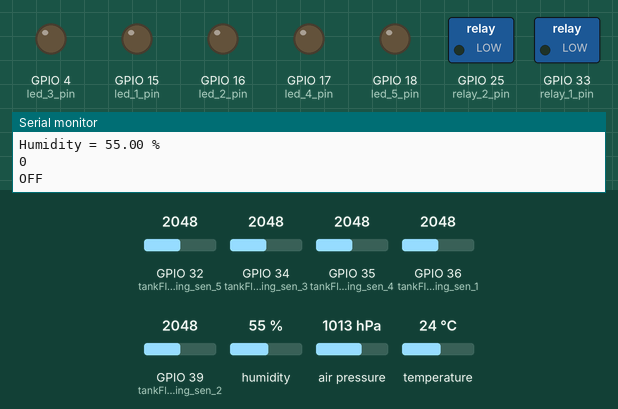
A sketch run on a simulated ESP32. On the bench: switched loads named in the sketch (green lamp = pin HIGH), output pins drawn as LEDs (lit = HIGH), the last lines printed to the serial monitor. Dashed ring = blinking. Inputs (shaded band) come from the test bench; at power-on: GPIO 39 (tankFloating_sen_2) = 2048, GPIO 36 (tankFloating_sen_1) = 2048, GPIO 34 (tankFloating_sen_3) = 2048, GPIO 32 (tankFloating_sen_5) = 2048, GPIO 35 (tankFloating_sen_4) = 2048, humidity 55 %, air pressure 1013 hPa, temperature 24 °C.

Above: at 1.4 s.
1.5 s: GPIO 39 (tankFloating_sen_2) set to 2361
3.1 s: GPIO 39 (tankFloating_sen_2) set to 2428
At 3.51 s:
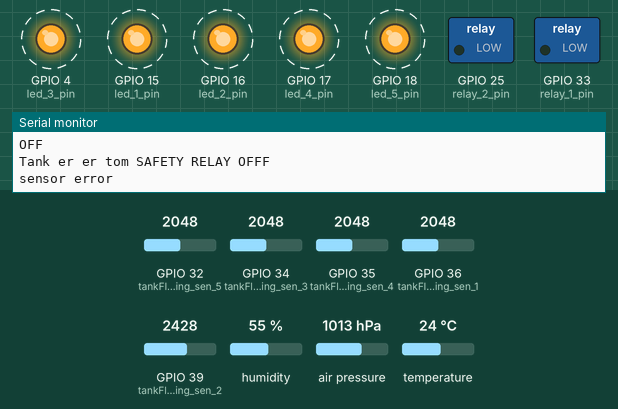
6.2 s: GPIO 36 (tankFloating_sen_1) set to 2349
9.3 s: GPIO 36 (tankFloating_sen_1) set to 2459
At 10.5 s:
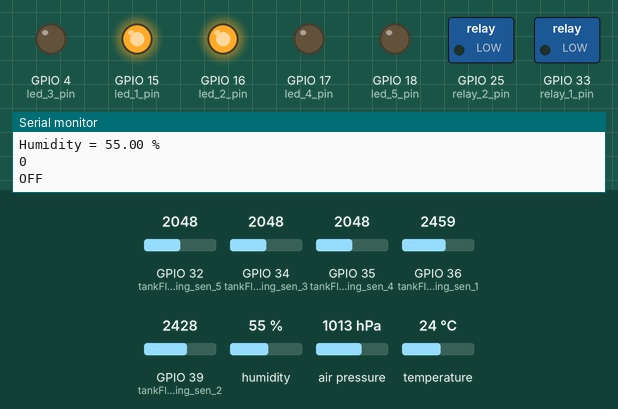
11.3 s: GPIO 34 (tankFloating_sen_3) set to 2866
At 12.1 s:
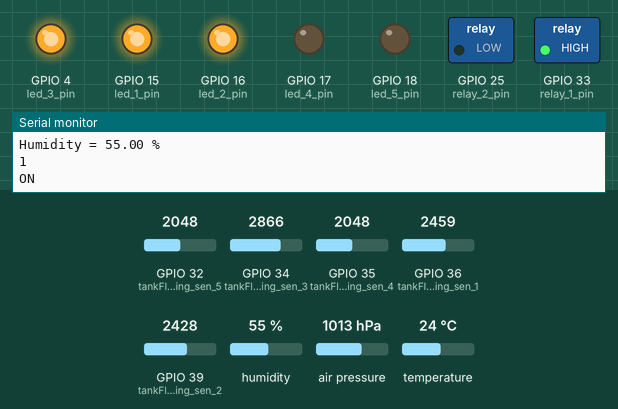
12.8 s: GPIO 32 (tankFloating_sen_5) set to 2330
14.3 s: GPIO 32 (tankFloating_sen_5) set to 2471
At 14.52 s:
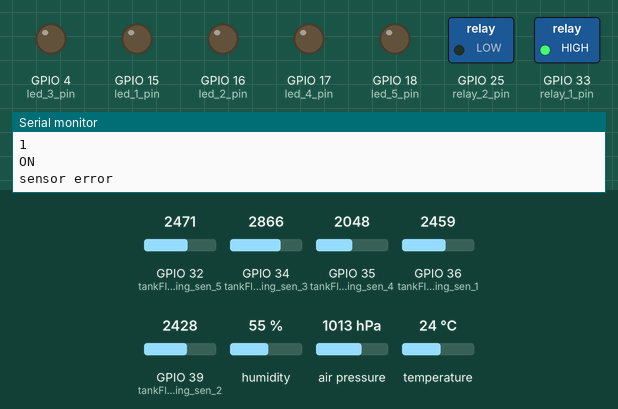
Timing chart, 0 to 18.4 s (numbered marks = the images above; inputs shaded):
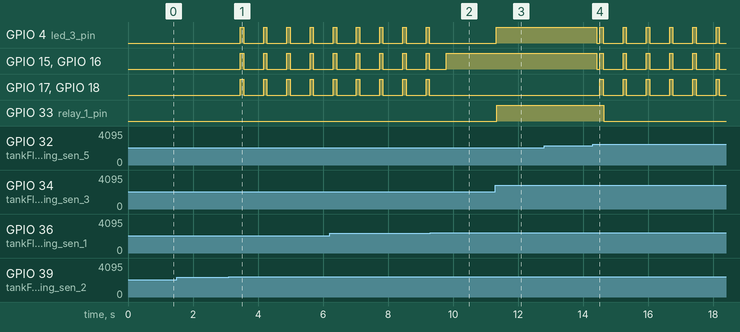

The sketch:

Esp_32_tank_level.ino
```cpp
    /////////////////////////////////////////////////////////////////
   //                  ESP32 Project:                             //
  //                                                             //
 //            Author:  Jonas                                   //
/////////////////////////////////////////////////////////////////


#include <Wire.h>
#include <Adafruit_Sensor.h>
#include <Adafruit_BME280.h>

Adafruit_BME280 bme; // I2C
// variables
#define SEALEVELPRESSURE_HPA (1013.25)


// Sensor
unsigned long delayTime;
float temperature = 0;
float humidity = 0;
float pressure = 0;
float PrintInSerial = 1;

const int relay_1_pin = 33;
const int relay_2_pin = 25;

bool relayState;
bool relaySAFETYState;

const int led_1_pin = 15;
const int led_2_pin = 16;
const int led_3_pin = 4;
const int led_4_pin = 17;
const int led_5_pin = 18;


const int tankFloating_sen_1 = 36;
const int tankFloating_sen_2 = 39;
const int tankFloating_sen_3 = 34;
const int tankFloating_sen_4 = 35;
const int tankFloating_sen_5 = 32;


int sensorOn = 2400 ; //700 old
int tankSensorValue1_1 = 0;
int tankSensorValue1_2 = 0;
int tankSensorValue1_3 = 0;
int tankSensorValue1_4 = 0;
int tankSensorValue1_5 = 0;

void printTankLevelSensorValue() {
  Serial.println("----Sensor Values---- ");
  Serial.println();
  Serial.print("sensor 1:");
  Serial.print(tankSensorValue1_1);
  Serial.println();
  Serial.print("sensor 2:");
  Serial.print(tankSensorValue1_2);
  Serial.println();
  Serial.print("sensor 3:");
  Serial.print(tankSensorValue1_3);
  Serial.println();
  Serial.print("sensor 4:");
  Serial.print(tankSensorValue1_4);
  Serial.println();
  Serial.print("sensor 5:");
  Serial.print(tankSensorValue1_5);
  Serial.println();
}


void tankLevelCheck () {
  // put your main code here, to run repeatedly:

  tankSensorValue1_1 = analogRead(tankFloating_sen_1);
  tankSensorValue1_2 = analogRead(tankFloating_sen_2);
  tankSensorValue1_3 = analogRead(tankFloating_sen_3);
  tankSensorValue1_4 = analogRead(tankFloating_sen_4);
  tankSensorValue1_5 = analogRead(tankFloating_sen_5);

  //tankSensorValue1_1 > sensorOn && tankSensorValue1_2 < sensorOn  && tankSensorValue1_3 < sensorOn && tankSensorValue1_4 < sensorOn && tankSensorValue1_5 < sensorOn

   if (tankSensorValue1_1 < sensorOn ) {
    relayState = false;
    relaySAFETYState  = false;
    Serial.println("Tank er er tom SAFETY RELAY OFFF");
   }

  if (tankSensorValue1_1 < sensorOn && tankSensorValue1_2 < sensorOn ) {
    relayState = false;
    relaySAFETYState  = false;
    digitalWrite(led_1_pin, LOW);
    digitalWrite(led_2_pin, LOW);
    digitalWrite(led_3_pin, LOW);
    digitalWrite(led_4_pin, LOW);
    digitalWrite(led_5_pin, LOW);
    Serial.println("Tank er er tom");

  } else if (tankSensorValue1_1 > sensorOn && tankSensorValue1_2 < sensorOn  && tankSensorValue1_3 < sensorOn && tankSensorValue1_4 < sensorOn && tankSensorValue1_5 < sensorOn) {
    relayState = false;
    relaySAFETYState  = true;
    digitalWrite(led_1_pin, HIGH);
    digitalWrite(led_2_pin, LOW);
    digitalWrite(led_3_pin, LOW);
    digitalWrite(led_4_pin, LOW);
    digitalWrite(led_5_pin, LOW);
    Serial.println("Tank level er 12.5%");

  } else if (tankSensorValue1_1 > sensorOn && tankSensorValue1_2 > sensorOn  && tankSensorValue1_3 < sensorOn && tankSensorValue1_4 < sensorOn && tankSensorValue1_5 < sensorOn) {
    relaySAFETYState  = true;
    digitalWrite(led_1_pin, HIGH);
    digitalWrite(led_2_pin, HIGH);
    digitalWrite(led_3_pin, LOW);
    digitalWrite(led_4_pin, LOW);
    digitalWrite(led_5_pin, LOW);
    Serial.println("Tank level er 25%");

  } else  if (tankSensorValue1_1 > sensorOn && tankSensorValue1_2 > sensorOn  && tankSensorValue1_3 > sensorOn && tankSensorValue1_4 < sensorOn && tankSensorValue1_5 < sensorOn) {
    relayState = true; // only for testing -----------------------------
    relaySAFETYState  = true;
    digitalWrite(led_1_pin, HIGH);
    digitalWrite(led_2_pin, HIGH);
    digitalWrite(led_3_pin, HIGH);
    digitalWrite(led_4_pin, LOW);
    digitalWrite(led_5_pin, LOW);
    Serial.println("Tank level er 50%");

  } else  if (tankSensorValue1_1 > sensorOn && tankSensorValue1_2 > sensorOn  && tankSensorValue1_3 > sensorOn && tankSensorValue1_4 > sensorOn && tankSensorValue1_5 < sensorOn) {
    relaySAFETYState  = true;
    digitalWrite(led_1_pin, HIGH);
    digitalWrite(led_2_pin, HIGH);
    digitalWrite(led_3_pin, HIGH);
    digitalWrite(led_4_pin, HIGH);
    digitalWrite(led_5_pin, LOW);
    Serial.println("Tank level er 75%");

  } else  if (tankSensorValue1_1 > sensorOn && tankSensorValue1_2 > sensorOn  && tankSensorValue1_3 > sensorOn && tankSensorValue1_4 > sensorOn && tankSensorValue1_5 > sensorOn) {
    relaySAFETYState  = true;
    digitalWrite(led_1_pin, HIGH);
    digitalWrite(led_2_pin, HIGH);
    digitalWrite(led_3_pin, HIGH);
    digitalWrite(led_4_pin, HIGH);
    digitalWrite(led_5_pin, HIGH);
    Serial.println("Tank level er 100%");
  } else {

    relaySAFETYState  = false;
    Serial.println("sensor error");

    digitalWrite(led_1_pin, LOW);
    digitalWrite(led_2_pin, LOW);
    digitalWrite(led_3_pin, LOW);
    digitalWrite(led_4_pin, LOW);
    digitalWrite(led_5_pin, LOW);
    delay(100);
    digitalWrite(led_1_pin, HIGH);
    digitalWrite(led_2_pin, HIGH);
    digitalWrite(led_3_pin, HIGH);
    digitalWrite(led_4_pin, HIGH);
    digitalWrite(led_5_pin, HIGH);
    delay(100);
    digitalWrite(led_1_pin, LOW);
    digitalWrite(led_2_pin, LOW);
    digitalWrite(led_3_pin, LOW);
    digitalWrite(led_4_pin, LOW);
    digitalWrite(led_5_pin, LOW);
    Serial.println("sensor error");
  }

}


void printBMEValues() {
  Serial.print("Temperature = ");
  Serial.print(bme.readTemperature());
  Serial.println(" *C");

  // Convert temperature to Fahrenheit
  /*Serial.print("Temperature = ");
  Serial.print(1.8 * bme.readTemperature() + 32);
  Serial.println(" *F");*/

  Serial.print("Pressure = ");
  Serial.print(bme.readPressure() / 100.0F);
  Serial.println(" hPa");

  Serial.print("Approx. Altitude = ");
  Serial.print(bme.readAltitude(SEALEVELPRESSURE_HPA));
  Serial.println(" m");

  Serial.print("Humidity = ");
  Serial.print(bme.readHumidity());
  Serial.println(" %");

  Serial.println();
}


void setup() {

  // Start Serial port
  Serial.begin(115200);
  delay(150);
  Serial.println();
  Serial.println("Serial is begining");
  while (!Serial) // Waiting for serial connection
  {
  }
  delay(100);
  Serial.println("serial has started");

  // Init LED and turn off
  pinMode(led_1_pin, OUTPUT);
  digitalWrite(led_1_pin, LOW);
  pinMode(led_2_pin, OUTPUT);
  digitalWrite(led_2_pin, LOW);
  pinMode(led_3_pin, OUTPUT);
  digitalWrite(led_3_pin, LOW);
  pinMode(led_4_pin, OUTPUT);
  digitalWrite(led_4_pin, LOW);
  pinMode(led_5_pin, OUTPUT);
  digitalWrite(led_5_pin, LOW);

  pinMode(relay_1_pin, OUTPUT);
  digitalWrite(relay_1_pin, LOW);
  pinMode(relay_2_pin, OUTPUT);
  digitalWrite(relay_2_pin, LOW);


  bool status;

  // default settings
  // (you can also pass in a Wire library object like &Wire2)
  status = bme.begin(0x76);
  if (!status) {
    Serial.println("Could not find a valid BME280 sensor, check wiring!");
    while (1);
  }

  relayState = false;
  relaySAFETYState  = false;

}

void loop() {
     tankLevelCheck();
     printTankLevelSensorValue();
    Serial.println();
    Serial.println();
    printBMEValues();
    Serial.println(relayState);

    if(relayState == true && relaySAFETYState == true) {
      Serial.println("ON");
       digitalWrite(relay_1_pin, HIGH); // HIGH tænder
       digitalWrite(relay_1_pin, HIGH); // HIGH tænder
    } else {
      Serial.println("OFF");
       digitalWrite(relay_1_pin, LOW); // LOW slukker
       digitalWrite(relay_2_pin, LOW); // LOW slukker
    }

     delay(500);

}
```

Measured:
- the behaviour switches between 2399 and 2400 on GPIO 39 (tankFloating_sen_2) (found by bisection; images 0 and 1)
- the behaviour switches between 2400 and 2401 on GPIO 36 (tankFloating_sen_1) (found by bisection; images 1 and 2)
- the behaviour switches between 2399 and 2400 on GPIO 32 (tankFloating_sen_5) (found by bisection; images 3 and 4)
- after the input at 3.1 s, GPIO 4 (led_3_pin), GPIO 15 (led_1_pin), GPIO 16 (led_2_pin), GPIO 17 (led_4_pin), GPIO 18 (led_5_pin): alternates HIGH for 0.10 s and LOW for 0.61 s, starting after 0.36 s
- after the input at 9.3 s, GPIO 4 (led_3_pin), GPIO 17 (led_4_pin), GPIO 18 (led_5_pin): stops changing and stays LOW
- after the input at 11.3 s, GPIO 4 (led_3_pin): LOW → HIGH at once; GPIO 33 (relay_1_pin): LOW → HIGH after 0.05 s
- after the input at 14.3 s, GPIO 4 (led_3_pin), GPIO 15 (led_1_pin), GPIO 16 (led_2_pin): HIGH → LOW after 0.12 s, then repeats every 0.71 s: HIGH 0.10 s, LOW 0.61 s; GPIO 17 (led_4_pin), GPIO 18 (led_5_pin): alternates HIGH for 0.10 s and LOW for 0.61 s, starting after 0.22 s; GPIO 33 (relay_1_pin): HIGH → LOW after 0.34 s
